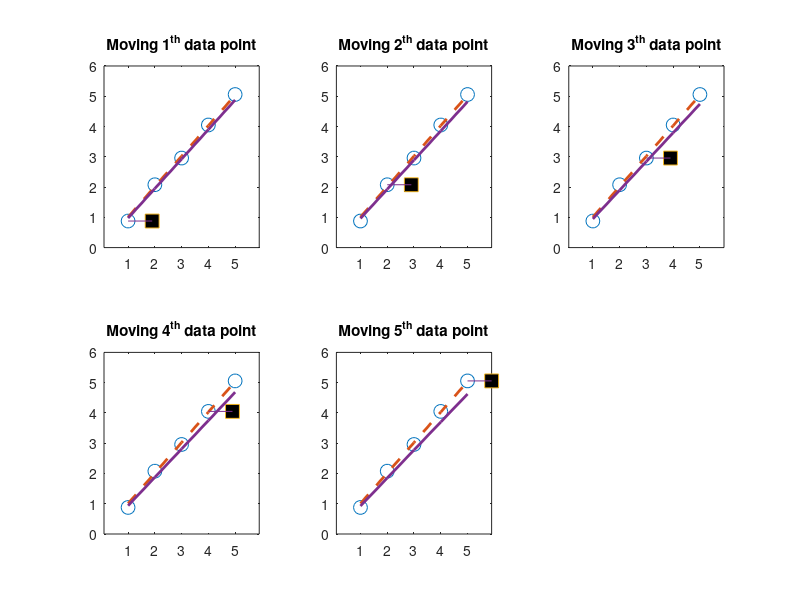

Here is the MATLAB script that generated this plot:
%{
Demo for 1D leverages scores

Fig. 2 in Section 6.1 of 
"?Randomized algorithms for matrices and data"
(Mahoney, 2011, ?http://arxiv.org/abs/1104.5557 )

is misleading, since it discussing perturbing regressors and data

Consider a 1D regression problem,
min_{beta} || x*beta - y ||_2

where x is a n x 1 vector of covariates, and y are the data.

By perturbing x, we change the solution.
This is captured by the leverages scores of x.
Since x is a vector, leverage scores are simply proportional
to the magnitude of each entry.

Therefore, the idea of "leverage" is that if we perturb
entries of x that have more leverage, i.e., that are large
in magnitude, then the effect on the regression is greater.

Do we observate that?

Stephen Becker, Feb 14 2018

%}

rng(0);
n   = 5;
x   = 1:n; 
% x   = -n:-1;
% x   = -2:2;


x = x';
slope   = 1;
y   = slope*x + .1*randn(n,1);

slopeEst    = x\y;

delta   = 0.9;
i = 1;
figure(1); clf;

for i = 1:5
    
    subplot(2,3,i);
    
    plot( x, y ,'o','markersize',10)
    hold all
    plot( x, slopeEst*x, '--' ,'linewidth',2)
    xx = x; xx(i) = xx(i) + delta;
    plot( xx(i), y(i),'s','markersize',10,'MarkerFaceColor','k');
    line( [x(i),xx(i)], y(i)*[1,1]);
    slopeEst_perturbed    = xx\y;
    plot( x, slopeEst_perturbed*x, '-','linewidth',2 )
    xlim([min(x)-abs(delta),max(x)+abs(delta)]);
    title(sprintf('Moving %d^{th} data point',i))

end
